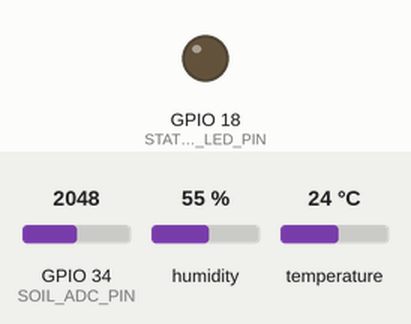
A sketch run on a simulated ESP32. Parts: output pins drawn as LEDs (lit = HIGH). The inputs (shaded band) are chosen by the test bench; at power-on: GPIO 34 (SOIL_ADC_PIN) = 2048, humidity 55 %, temperature 24 °C (analog values on the 0–4095 scale). WiFi joins after 1.5 s; servers stay silent unless stated; uploads are accepted with an empty reply; the local clock reads 2024-03-15 10:24:30 at power-on unless the sketch sets it; what the sketch prints to the serial monitor is not drawn.

Above: at 2.6 s.
Timing chart, 0 to 6.5 s (numbered marks = the images above):
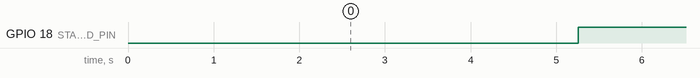

Measured:
- by itself, GPIO 18 (STATUS_LED_PIN): alternates HIGH for 5.0 s and LOW for 0.02 s

The sketch:

esp32_sensor.ino
```cpp
/* JalRakshak AI ESP32 sensor sender. No pump, valve, relay, or automatic watering. */
#include <WiFi.h>
#include <HTTPClient.h>
#include <DHT.h>
#include <time.h>

// Fill these in locally before upload. Do not commit real credentials.
const char* WIFI_SSID = "ACTFIBERNET_5G";
const char* WIFI_PASSWORD = "#F202/SF02";
const char* API_URL = "http://192.168.1.112:8000/api/sensors/readings";
const char* DEVICE_ID = "jalrakshak-esp32-01";
const char* DEVICE_TOKEN = "zEPPAMmi13mdgrdj3iNhj9TqQLLlkwer8gKgW2qpvP0"; // Required only when API is bound beyond localhost.

// ESP32 DevKit V1 wiring: capacitive moisture sensor AO -> GPIO34 (ADC1),
// DHT11 DATA -> GPIO4, sensor VCC -> 3V3, common GND -> GND.
// Verify the exact board and sensor breakout voltage before wiring.
constexpr int SOIL_ADC_PIN = 34; // input-only ADC1 pin; usable while Wi-Fi is active
constexpr int DHT_PIN = 4;
constexpr int DHT_TYPE = DHT11;
constexpr int STATUS_LED_PIN = 18; // external LED through 220 ohm resistor
constexpr uint32_t SEND_INTERVAL_MS = 5000;
constexpr uint32_t WIFI_RETRY_INTERVAL_MS = 10000;
constexpr uint32_t LED_SUCCESS_HOLD_MS = 15000;

// Measure these on the actual installed sensor. Some sensors read higher when dry.
// Set CALIBRATION_VALID true only after recording dry and wet reference values.
constexpr int SOIL_DRY_RAW = 3000;
constexpr int SOIL_WET_RAW = 1300;
constexpr bool CALIBRATION_VALID = false;

DHT dht(DHT_PIN, DHT_TYPE);
uint32_t sequenceNumber = 0;
uint32_t lastSend = 0;
uint32_t lastWifiAttempt = 0;
bool timeConfigured = false;
uint32_t lastSuccessfulPost = 0;
bool hasSuccessfulPost = false;

String isoTimestampOrEmpty() {
  struct tm timeInfo;
  if (!getLocalTime(&timeInfo, 50)) return "";
  char buffer[32];
  // UTC timestamp. configTime sets UTC and the backend stores UTC.
  if (strftime(buffer, sizeof(buffer), "%Y-%m-%dT%H:%M:%SZ", &timeInfo) == 0) return "";
  return String(buffer);
}

int relativeMoisturePercent(int raw) {
  if (SOIL_DRY_RAW == SOIL_WET_RAW) return 0;
  long percent = (long)(raw - SOIL_DRY_RAW) * 100L / (SOIL_WET_RAW - SOIL_DRY_RAW);
  return constrain((int)percent, 0, 100);
}

void connectWiFiIfDue(uint32_t now) {
  if (WiFi.status() == WL_CONNECTED || now - lastWifiAttempt < WIFI_RETRY_INTERVAL_MS) return;
  lastWifiAttempt = now;
  Serial.printf("Connecting to Wi-Fi: %s\n", WIFI_SSID);
  WiFi.begin(WIFI_SSID, WIFI_PASSWORD); // returns immediately; retry is loop-driven
}

void sendReading() {
  int raw = analogRead(SOIL_ADC_PIN);
  float humidity = dht.readHumidity();
  float temperature = dht.readTemperature();
  if (isnan(humidity) || isnan(temperature)) {
    Serial.println("DHT11 read failed; skipping this payload.");
    return;
  }
  if (WiFi.status() != WL_CONNECTED) {
    Serial.printf("No Wi-Fi; reading not sent. ADC=%d\n", raw);
    return;
  }

  String timestamp = isoTimestampOrEmpty();
  String payload = "{\"device_id\":\"" + String(DEVICE_ID) + "\","
    "\"soil_moisture_percent\":" + String(relativeMoisturePercent(raw)) + ","
    "\"temperature_c\":" + String(temperature, 1) + ","
    "\"humidity_percent\":" + String(humidity, 1) + ","
    "\"raw_adc\":" + String(raw) + ","
    "\"sequence\":" + String(sequenceNumber++) + ","
    "\"calibrated\":" + String(CALIBRATION_VALID ? "true" : "false");
  if (timestamp.length()) payload += ",\"timestamp\":\"" + timestamp + "\"";
  payload += "}";

  HTTPClient http;
  http.setConnectTimeout(2000);
  http.setTimeout(2500);
  if (!http.begin(API_URL)) {
    Serial.println("Could not initialize HTTP request; check API_URL.");
    return;
  }
  http.addHeader("Content-Type", "application/json");
  if (strlen(DEVICE_TOKEN) > 0) http.addHeader("Authorization", String("Bearer ") + DEVICE_TOKEN);
  int status = http.POST(payload);
  Serial.printf("POST %s -> HTTP %d; ADC=%d moisture=%d%% calibrated=%s\n",
    API_URL, status, raw, relativeMoisturePercent(raw), CALIBRATION_VALID ? "yes" : "no");
  if (status > 0) Serial.println(http.getString());
  else Serial.printf("HTTP request failed: %s\n", http.errorToString(status).c_str());
  if (status >= 200 && status < 300) {
    lastSuccessfulPost = millis();
    hasSuccessfulPost = true;
  }
  http.end();
}

void setup() {
  Serial.begin(115200);
  pinMode(STATUS_LED_PIN, OUTPUT);
  digitalWrite(STATUS_LED_PIN, LOW);
  analogReadResolution(12);
  analogSetPinAttenuation(SOIL_ADC_PIN, ADC_11db);
  dht.begin();
  WiFi.mode(WIFI_STA);
  WiFi.setAutoReconnect(true);
  WiFi.begin(WIFI_SSID, WIFI_PASSWORD);
  lastWifiAttempt = millis();
  Serial.println("JalRakshak sensor sender started; this device does not control irrigation.");
}

void loop() {
  uint32_t now = millis();
  connectWiFiIfDue(now);
  if (WiFi.status() == WL_CONNECTED && !timeConfigured) {
    Serial.printf("Wi-Fi connected; ESP32 IP: %s\n", WiFi.localIP().toString().c_str());
    configTime(0, 0, "pool.ntp.org", "time.google.com");
    timeConfigured = true;
  }
  if (now - lastSend >= SEND_INTERVAL_MS) {
    lastSend = now;
    sendReading();
  }
  // LED indicates a recent successful upload only; it is not an irrigation alert.
  bool uploadIsRecent = hasSuccessfulPost && (now - lastSuccessfulPost < LED_SUCCESS_HOLD_MS);
  digitalWrite(STATUS_LED_PIN, uploadIsRecent ? HIGH : LOW);
  delay(20); // short yield only; no long blocking connect/read loop
}
```
